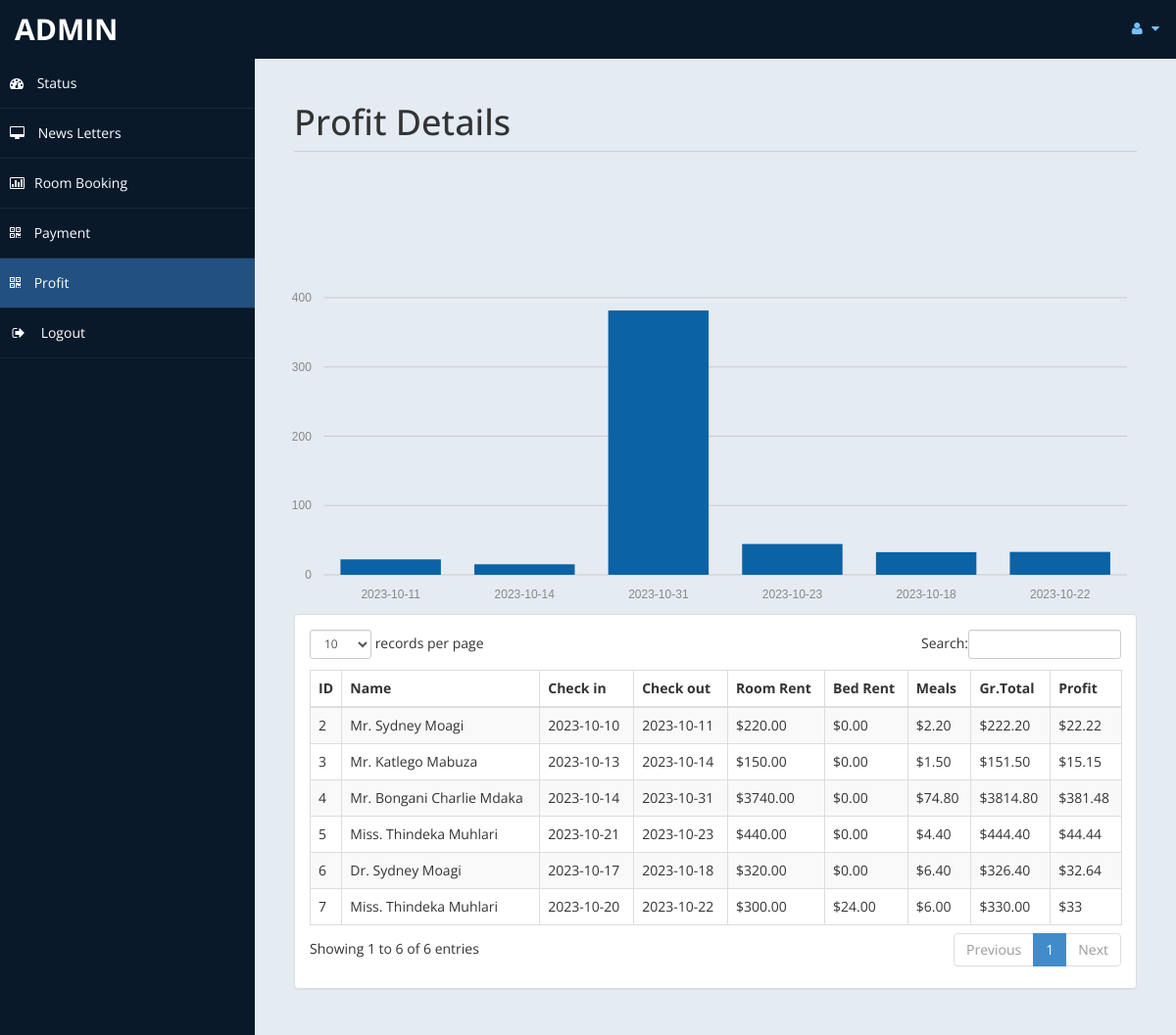
/Website/admin/profit.php (signed in), run on the app's committed database.
### tables this page shows
CREATE TABLE `payment` (
  `id` int(11) DEFAULT NULL,
  `title` varchar(5) DEFAULT NULL,
  `fname` varchar(30) DEFAULT NULL,
  `lname` varchar(30) DEFAULT NULL,
  `troom` varchar(30) DEFAULT NULL,
  `tbed` varchar(30) DEFAULT NULL,
  `nroom` int(11) DEFAULT NULL,
  `cin` date DEFAULT NULL,
  `cout` date DEFAULT NULL,
  `ttot` double(8,2) DEFAULT NULL,
  `fintot` double(8,2) DEFAULT NULL,
  `mepr` double(8,2) DEFAULT NULL,
  `meal` varchar(30) DEFAULT NULL,
  `btot` double(8,2) DEFAULT NULL,
  `noofdays` int(11) DEFAULT NULL
);

### Website/admin/profit.php (the view, shortened to what this page needs)
<!DOCTYPE html>
<html xmlns="http://www.w3.org/1999/xhtml">
<head>
    <link href="assets/css/bootstrap.css" rel="stylesheet" />
    <link href="assets/css/font-awesome.css" rel="stylesheet" />
	<link rel="stylesheet" href="assets/css/morris.css">
    <link href="assets/css/custom-styles.css" rel="stylesheet" />
    <link href="assets/js/dataTables/dataTables.bootstrap.css" rel="stylesheet" />
</head>
<body>
    <div id="wrapper">
        <nav class="navbar navbar-default top-navbar" role="navigation">
            <div class="navbar-header">
                <a class="navbar-brand" href="home.php"><?php echo $_SESSION["admin"]; ?> </a>
            </div>
            <ul class="nav navbar-top-links navbar-right">
                <li class="dropdown">
                    <a class="dropdown-toggle" data-toggle="dropdown" href="#" aria-expanded="false">
                        <i class="fa fa-user fa-fw"></i> <i class="fa fa-caret-down"></i>
                    </a>
                </li>
            </ul>
        </nav>
        <nav class="navbar-default navbar-side" role="navigation">
            <div class="sidebar-collapse">
                <ul class="nav" id="main-menu">
                    <li>
                        <a href="home.php"><i class="fa fa-dashboard"></i> Status</a>
                    </li>
                    <li>
                        <a  href="messages.php"><i class="fa fa-desktop"></i> News Letters</a>
                    </li>
					<li>
                        <a href="roombook.php"><i class="fa fa-bar-chart-o"></i>Room Booking</a>
                    </li>
                    <li>
                        <a  href="payment.php"><i class="fa fa-qrcode"></i> Payment</a>
                    </li>
					 <li>
                        <a class="active-menu" href="profit.php"><i class="fa fa-qrcode"></i> Profit</a>
                    </li>
                    <li>
                        <a href="logout.php" ><i class="fa fa-sign-out fa-fw"></i> Logout</a>
                    </li>
            </div>
        </nav>
        <div id="page-wrapper" >
            <div id="page-inner">
			 <div class="row">
                    <div class="col-md-12">
                        <h1 class="page-header">
                           Profit Details<small> </small>
                        </h1>
                    </div>
                </div>
            <div class="row">
				<?php
				include('db.php');
?>
				<br>
				<br>
				<br>
				<br><div id="chart"></div>
                <div class="col-md-12">
                    <div class="panel panel-default">
                        <div class="panel-body">
                            <div class="table-responsive">
                                <table class="table table-striped table-bordered table-hover" id="dataTables-example">
                                    <thead>
                                        <tr>
											<th>ID</th>
                                            <th>Name</th>
                                            <th>Check in</th>
											<th>Check out</th>
                                            <th>Room Rent</th>
											<th>Bed Rent</th>
											<th>Meals </th>
											<th>Gr.Total</th>
											<th>Profit</th>
                                        </tr>
                                    </thead>
                                    <tbody>
									<?php
										$sql="select * from payment";
										$re = mysqli_query($con,$sql);
										while($row = mysqli_fetch_array($re))
										{
											$id = $row['id'];
											if($id % 2 ==1 )
											{
												echo"<tr class='gradeC'>
													<td>".$row['id']." </td>
													<td>".$row['title']." ".$row['fname']." ".$row['lname']."</td>
													<td>".$row['cin']."</td>
													<td>".$row['cout']."</td>
													<td>$".$row['ttot']."</td>
													<td>$".$row['mepr']."</td>
													<td>$".$row['btot']."</td>
													<td>$".$row['fintot']."</td>
													<td>$".$row['fintot']*10/100 ."</td>
													</tr>";
											}
											else
											{
												echo"<tr class='gradeU'>
													<td>".$row['id']." </td>
													<td>".$row['title']." ".$row['fname']." ".$row['lname']."</td>
													<td>".$row['cin']."</td>
													<td>".$row['cout']."</td>
													<td>$".$row['ttot']."</td>
													<td>$".$row['mepr']."</td>
													<td>$".$row['btot']."</td>
													<td>$".$row['fintot']."</td>
													<td>$".$row['fintot']*10/100 ."</td>
													</tr>";
											}
										}
									?>
                                    </tbody>
                                </table>
                            </div>
                        </div>
                    </div>
                </div>
            </div>
                </div>
            </div>
    </div>
</body>
</html>

### Website/admin/assets/css/custom-styles.css (style rules this page uses)
body { font-family: 'Open Sans', sans-serif; }
#wrapper { width: 100%; background:#09192A; }
#page-wrapper { padding: 15px 15px; min-height: 600px; background:#E5EBF2; }
#page-inner { width:100%; margin:10px 20px 10px 0px; background-color:transparent; padding:10px; min-height:1200px; }
h1, .h1, h2, .h2, h3, .h3 { margin-top: 7px; margin-bottom: -5px; }
.page-header { padding-bottom: 9px; margin: 10px 0 45px; border-bottom: 1px solid #C7D1DD; }
.top-navbar { margin:0px; }
.top-navbar .navbar-brand { color: #fff; width: 260px; text-align: left; height: 60px; font-size: 30px; font-weight: 700; text-transform: uppercase; line-height: 30px; }
.top-navbar .nav > li { position: relative; display: inline-block; }
.top-navbar .nav > li > a { position: relative; display: block; padding: 19px 15px; color: #77C0FD; }
.active-menu { background-color:#225081!important; }
.sidebar-collapse , .sidebar-collapse .nav { background:none; }
.sidebar-collapse .nav { padding:0; }
.sidebar-collapse .nav > li > a { color:#fff; background:transparent; text-shadow:none; }
.sidebar-collapse > .nav > li > a { padding:15px 10px; }
.sidebar-collapse > .nav > li { border-bottom: 1px solid rgba(107, 108, 109, 0.19); }
.navbar-side { border:none; background-color: transparent; }
.top-navbar { background:#09192A; border-bottom:none; }
.top-navbar .nav > li > a > i { margin-right: 2px; }
.navbar-default { border:0px solid black; }
.navbar-header { background: #09192A; }
.nav > li > a > i { margin-right:10px; }
@media (min-width:768px) { #page-wrapper { margin: 0 0 0 260px; padding: 15px 30px; min-height: 1200px; } }
@media (min-width:768px) { .navbar-side { z-index: 1; position: absolute; width: 260px; } }
@media (min-width:768px) { .navbar { border-radius: 0px; } }

### data on the page
payment: id "2", title "Mr.", fname "Sydney", lname "Moagi", cin "2023-10-10", cout "2023-10-11", ttot "220.00", mepr "0.00", btot "2.20", fintot "222.20", $row['fintot']*10/100 "22.22"
payment: id "3", title "Mr.", fname "Katlego", lname "Mabuza", cin "2023-10-13", cout "2023-10-14", ttot "150.00", mepr "0.00", btot "1.50", fintot "151.50", $row['fintot']*10/100 "15.15"
payment: id "4", title "Mr.", fname "Bongani Charlie", lname "Mdaka", cin "2023-10-14", cout "2023-10-31", ttot "3740.00", mepr "0.00", btot "74.80", fintot "3814.80", $row['fintot']*10/100 "381.48"
payment: id "5", title "Miss.", fname "Thindeka", lname "Muhlari", cin "2023-10-21", cout "2023-10-23", ttot "440.00", mepr "0.00", btot "4.40", fintot "444.40", $row['fintot']*10/100 "44.44"
payment: id "6", title "Dr.", fname "Sydney", lname "Moagi", cin "2023-10-17", cout "2023-10-18", ttot "320.00", mepr "0.00", btot "6.40", fintot "326.40", $row['fintot']*10/100 "32.64"
payment: id "7", title "Miss.", fname "Thindeka", lname "Muhlari", cin "2023-10-20", cout "2023-10-22", ttot "300.00", mepr "24.00", btot "6.00", fintot "330.00", $row['fintot']*10/100 "33"

### other printed values
$_SESSION["admin"] "ADMIN"
